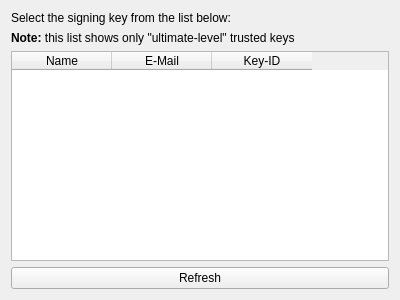
<?xml version="1.0" encoding="UTF-8"?>
<ui version="4.0">
 <class>KNewWalletDialogGpg</class>
 <widget class="QWidget" name="KNewWalletDialogGpg">
  <property name="geometry">
   <rect>
    <x>0</x>
    <y>0</y>
    <width>400</width>
    <height>300</height>
   </rect>
  </property>
  <layout class="QVBoxLayout" name="verticalLayout">
   <item>
    <widget class="QLabel" name="label">
     <property name="text">
      <string>Select the signing key from the list below:</string>
     </property>
    </widget>
   </item>
   <item>
    <widget class="QLabel" name="label_2">
     <property name="text">
      <string>&lt;html&gt;&lt;head/&gt;&lt;body&gt;&lt;p&gt;&lt;span style=&quot; font-weight:600;&quot;&gt;Note:&lt;/span&gt; this list shows only &amp;quot;ultimate-level&amp;quot; trusted keys&lt;/p&gt;&lt;/body&gt;&lt;/html&gt;</string>
     </property>
    </widget>
   </item>
   <item>
    <widget class="QTableWidget" name="listCertificates">
     <property name="showDropIndicator" stdset="0">
      <bool>false</bool>
     </property>
     <property name="dragDropOverwriteMode">
      <bool>false</bool>
     </property>
     <property name="selectionBehavior">
      <enum>QAbstractItemView::SelectRows</enum>
     </property>
     <property name="showGrid">
      <bool>false</bool>
     </property>
     <property name="columnCount">
      <number>3</number>
     </property>
     <attribute name="horizontalHeaderCascadingSectionResizes">
      <bool>true</bool>
     </attribute>
     <attribute name="horizontalHeaderShowSortIndicator" stdset="0">
      <bool>true</bool>
     </attribute>
     <attribute name="verticalHeaderVisible">
      <bool>false</bool>
     </attribute>
     <attribute name="verticalHeaderHighlightSections">
      <bool>false</bool>
     </attribute>
     <column>
      <property name="text">
       <string>Name</string>
      </property>
     </column>
     <column>
      <property name="text">
       <string>E-Mail</string>
      </property>
     </column>
     <column>
      <property name="text">
       <string>Key-ID</string>
      </property>
     </column>
    </widget>
   </item>
  <item>
   <widget class="QPushButton" name="reloadCertificates">
    <property name="text">
     <string>Refresh</string>
    </property>
    <property name="toolTip">
     <string>Refresh the list of GPG certificates.</string>
    </property>
    <property name="icon">
     <iconset theme="QIcon::ThemeIcon::ViewRefresh"/>
    </property>
   </widget>
  </item>
 </layout>
 </widget>
 <resources/>
 <connections>
  <connection>
   <sender>listCertificates</sender>
   <signal>itemSelectionChanged()</signal>
   <receiver>KNewWalletDialogGpg</receiver>
   <slot>onItemSelectionChanged()</slot>
   <hints>
    <hint type="sourcelabel">
     <x>48</x>
     <y>89</y>
    </hint>
    <hint type="destinationlabel">
     <x>0</x>
     <y>81</y>
    </hint>
   </hints>
  </connection>
 </connections>
 <slots>
  <slot>onItemSelectionChanged()</slot>
 </slots>
</ui>
